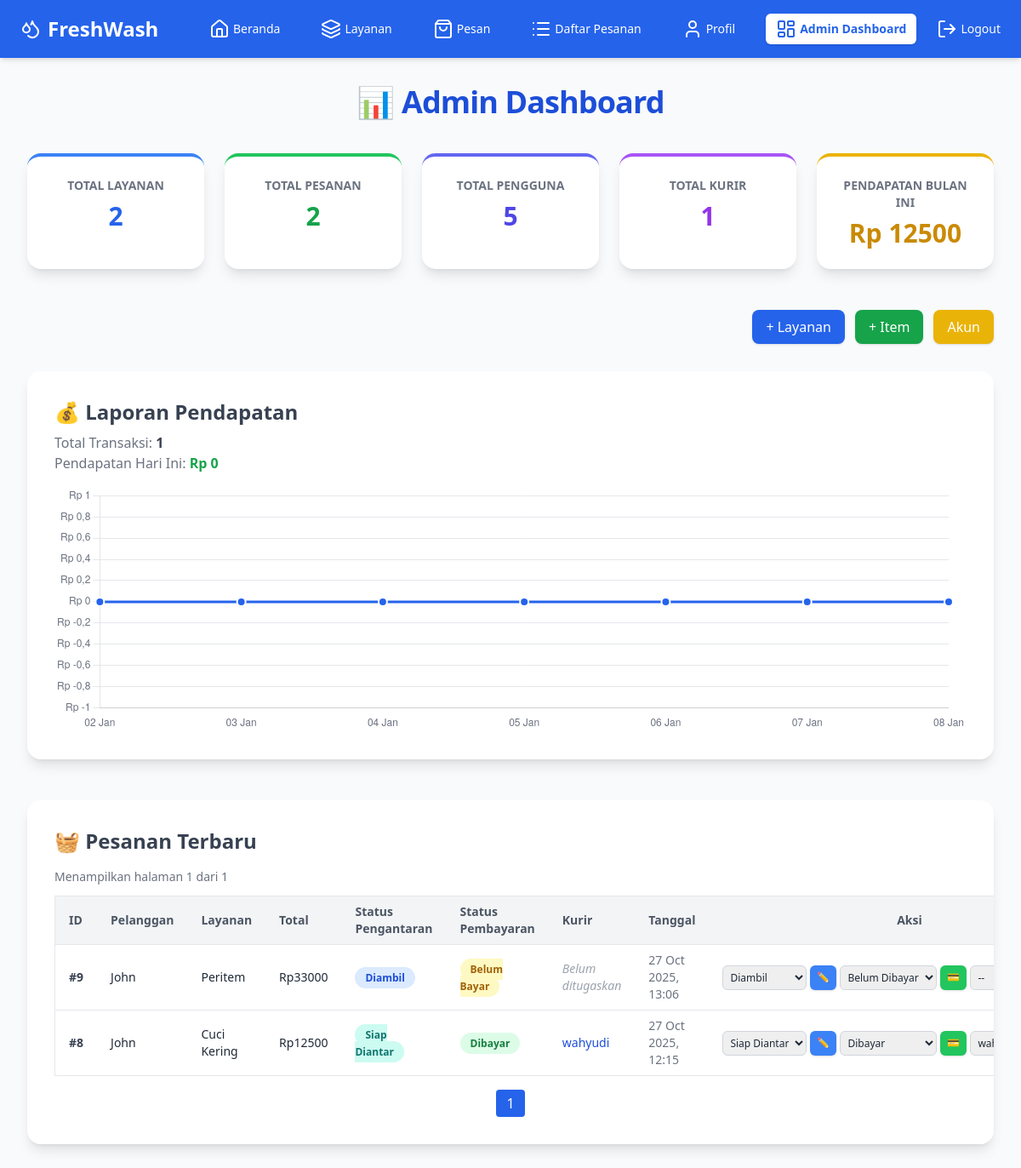
/accounts/admin/dashboard/ (signed in), run on the app's committed database.
### orders/models.py (models this page shows, shortened)
class Order(models.Model):
    ORDER_STATUS_CHOICES = [
        ('pending', 'Pending'),
        ('picked_up', 'Diambil'),
        ('processing', 'Diproses'),
        ('ready', 'Siap Diantar'),
        ('delivered', 'Selesai'),
        ('cancelled', 'Dibatalkan'),
    ]
    PAYMENT_STATUS_CHOICES = [
        ('unpaid', 'Belum Dibayar'),
        ('paid', 'Dibayar'),
        ('settlement', 'Selesai'),
    ]
    PAYMENT_CHOICES = [
        ('cod', 'Bayar di Tempat (COD/Tunai)'),
        ('qris', 'QRIS / Transfer Online'),
    ]
    customer = models.ForeignKey(
        settings.AUTH_USER_MODEL,
        on_delete=models.CASCADE,
        related_name='orders'
    )
    service = models.ForeignKey(Service, on_delete=models.PROTECT)
    notified_customer = models.BooleanField(default=False)  # ✅ Tambahan untuk notifikasi
    item_type = models.ForeignKey(LaundryItem, on_delete=models.SET_NULL, null=True, blank=True)
    quantity = models.IntegerField(default=0)
    weight = models.DecimalField(max_digits=6, decimal_places=2, null=True, blank=True)
    items = models.JSONField(blank=True, null=True)
    price_total = models.DecimalField(max_digits=12, decimal_places=2)
    discount_percent = models.DecimalField(max_digits=5, decimal_places=2, null=True, blank=True)
    pickup_address = models.TextField()
    latitude = models.FloatField()
    longitude = models.FloatField()
    scheduled_pickup = models.DateTimeField()
    order_status = models.CharField(max_length=20, choices=ORDER_STATUS_CHOICES, default='pending')
    payment_status = models.CharField(max_length=20, choices=PAYMENT_STATUS_CHOICES, default='unpaid')
    payment_method = models.CharField(max_length=10, choices=PAYMENT_CHOICES, default='cod')
    snap_token = models.CharField(max_length=255, blank=True, null=True)
    transaction_id = models.CharField(max_length=100, blank=True, null=True)
    created_at = models.DateTimeField(auto_now_add=True)
    updated_at = models.DateTimeField(auto_now=True)
    assigned_courier = models.ForeignKey(
        settings.AUTH_USER_MODEL,
        on_delete=models.SET_NULL,
        null=True,
        blank=True,
        related_name='assigned_orders'
    )

### accounts/models.py (models this page shows, shortened)
class User(AbstractUser):
    is_customer = models.BooleanField(default=True)
    is_courier = models.BooleanField(default=False)
    is_staff_member = models.BooleanField(default=False)
    phone = models.CharField(max_length=20, blank=True, null=True)
    address = models.TextField(blank=True, null=True)
    is_verified = models.BooleanField(default=False)

### services/models.py (models this page shows, shortened)
class Service(models.Model):
    SERVICE_TYPE_CHOICES = [
        ('per_kilo', 'Per Kilo'),
        ('per_item', 'Per Item'),
    ]
    DURATION_CHOICES = [
        ('biasa', 'Biasa (2-3 hari)'),
        ('sicepat', 'SiCepat (1 hari)'),
        ('express', 'Express (6 jam)'),
    ]
    name = models.CharField(max_length=100)
    description = models.TextField(blank=True, null=True)
    price = models.DecimalField(max_digits=10, decimal_places=2)
    type = models.CharField(max_length=20, choices=SERVICE_TYPE_CHOICES)
    duration = models.CharField(max_length=20, choices=DURATION_CHOICES, default='biasa')
    image = models.ImageField(upload_to='service_images/', blank=True, null=True)

### accounts/views.py (the view)
# urls.py: path('admin/dashboard/', views.admin_dashboard, name='admin_dashboard'),
@login_required
def admin_dashboard(request):
    if not request.user.is_staff:
        return redirect('accounts:home')
    total_users = User.objects.count()
    total_orders = Order.objects.count()
    total_services = Service.objects.count()
    couriers = User.objects.filter(is_courier=True)
    total_couriers = couriers.count()
    paid_orders = Order.objects.filter(payment_status="paid")
    total_income = paid_orders.aggregate(total=Sum("price_total"))["total"] or 0
    today = now().date()
    today_income = paid_orders.filter(created_at__date=today).aggregate(total=Sum("price_total"))["total"] or 0
    total_transactions = paid_orders.count()
    income_chart_labels = []
    income_chart_data = []
    for i in range(6, -1, -1):  # 7 hari ke belakang
        day = today - timedelta(days=i)
        income_day = paid_orders.filter(created_at__date=day).aggregate(total=Sum("price_total"))["total"] or 0
        income_chart_labels.append(day.strftime("%d %b"))  # Contoh: "10 Okt"
        income_chart_data.append(float(income_day))
    recent_orders_list = Order.objects.select_related(
        "customer", "service", "assigned_courier"
    ).order_by("-created_at")
    recent_transactions_list = paid_orders.select_related("customer").order_by("-created_at")
    orders_page_number = request.GET.get("orders_page", 1)
    transactions_page_number = request.GET.get("transactions_page", 1)
    orders_paginator = Paginator(recent_orders_list, 10)  # 10 item per halaman
    transactions_paginator = Paginator(recent_transactions_list, 10)
    recent_orders = orders_paginator.get_page(orders_page_number)
    recent_transactions = transactions_paginator.get_page(transactions_page_number)
    context = {
        "total_users": total_users,
        "total_orders": total_orders,
        "total_services": total_services,
        "total_couriers": total_couriers,
        "total_income": total_income,
        "today_income": today_income,
        "total_transactions": total_transactions,
        "recent_orders": recent_orders,
        "recent_transactions": recent_transactions,
        "couriers": couriers,
        "income_chart_labels": income_chart_labels,
        "income_chart_data": income_chart_data,
        "orders_paginator": orders_paginator,
        "transactions_paginator": transactions_paginator,
    }
    return render(request, "accounts/admin_dashboard.html", context)

### accounts/templates/accounts/admin_dashboard.html (shortened to what this page needs)
{% extends 'base.html' %}
{% block content %}
<div class="min-h-screen bg-gray-50 p-8">
  <h1 class="text-4xl font-bold text-blue-700 mb-10 text-center tracking-tight">
    📊 Admin Dashboard
  </h1>
  <div class="grid grid-cols-1 md:grid-cols-5 gap-6 mb-12">
    <div class="bg-white p-6 rounded-2xl shadow-lg text-center border-t-4 border-blue-500 hover:shadow-xl transition-all duration-300">
      <h2 class="text-sm font-semibold text-gray-500 uppercase">Total Layanan</h2>
      <p class="text-3xl font-bold text-blue-600 mt-2">{{ total_services }}</p>
    </div>
    <div class="bg-white p-6 rounded-2xl shadow-lg text-center border-t-4 border-green-500 hover:shadow-xl transition-all duration-300">
      <h2 class="text-sm font-semibold text-gray-500 uppercase">Total Pesanan</h2>
      <p class="text-3xl font-bold text-green-600 mt-2">{{ total_orders }}</p>
    </div>
    <div class="bg-white p-6 rounded-2xl shadow-lg text-center border-t-4 border-indigo-500 hover:shadow-xl transition-all duration-300">
      <h2 class="text-sm font-semibold text-gray-500 uppercase">Total Pengguna</h2>
      <p class="text-3xl font-bold text-indigo-600 mt-2">{{ total_users }}</p>
    </div>
    <div class="bg-white p-6 rounded-2xl shadow-lg text-center border-t-4 border-purple-500 hover:shadow-xl transition-all duration-300">
      <h2 class="text-sm font-semibold text-gray-500 uppercase">Total Kurir</h2>
      <p class="text-3xl font-bold text-purple-600 mt-2">{{ total_couriers }}</p>
    </div>
    <div class="bg-white p-6 rounded-2xl shadow-lg text-center border-t-4 border-yellow-500 hover:shadow-xl transition-all duration-300">
      <h2 class="text-sm font-semibold text-gray-500 uppercase">Pendapatan Bulan Ini</h2>
      <p class="text-3xl font-bold text-yellow-600 mt-2">Rp {{ total_income|floatformat:0 }}</p>
    </div>
  </div>
  <div class="flex flex-wrap justify-end mb-8 gap-3">
    <a href="{% url 'services:add_service' %}" class="bg-blue-600 text-white px-4 py-2 rounded-lg hover:bg-blue-700 shadow transition">+ Layanan</a>
    <a href="{% url 'orders:add_laundry_item' %}" class="bg-green-600 text-white px-4 py-2 rounded-lg hover:bg-green-700 shadow transition">+ Item</a>
    <a href="{% url 'accounts:manage_users' %}" class="bg-yellow-500 text-white px-4 py-2 rounded-lg hover:bg-yellow-600 shadow transition">Akun</a>
  </div>
  <div class="bg-white p-8 rounded-2xl shadow-lg mb-12">
    <div class="flex flex-col md:flex-row justify-between items-center mb-4">
      <div>
        <h2 class="text-2xl font-semibold text-gray-700 mb-2">💰 Laporan Pendapatan</h2>
        <p class="text-gray-500">Total Transaksi:
          <span class="font-semibold text-gray-700">{{ total_transactions }}</span>
        </p>
        <p class="text-gray-500">Pendapatan Hari Ini:
          <span class="font-semibold text-green-600">Rp {{ today_income|floatformat:0 }}</span>
        </p>
      </div>
    </div>
    <div class="w-full h-72">
      <canvas id="incomeChart"></canvas>
    </div>
  </div>
  <script>
    const ctx = document.getElementById('incomeChart').getContext('2d');
    const gradient = ctx.createLinearGradient(0, 0, 0, 400);
    gradient.addColorStop(0, 'rgba(37, 99, 235, 0.5)');
    gradient.addColorStop(1, 'rgba(37, 99, 235, 0)');
    new Chart(ctx, {
      type: 'line',
      data: {
        labels: {{ income_chart_labels|safe }},
        datasets: [{
          label: 'Pendapatan (Rp)',
          data: {{ income_chart_data|safe }},
          fill: true,
          backgroundColor: gradient,
          borderColor: '#2563EB',
          borderWidth: 3,
          tension: 0.35,
          pointRadius: 5,
          pointHoverRadius: 8,
          pointBackgroundColor: '#2563EB',
          pointHoverBackgroundColor: '#1E40AF',
          pointBorderColor: '#fff',
          pointBorderWidth: 2,
        }]
      },
      options: {
        responsive: true,
        maintainAspectRatio: false,
        plugins: {
          legend: { display: false },
          tooltip: {
            backgroundColor: 'rgba(17, 24, 39, 0.9)',
            titleFont: { size: 14, weight: 'bold' },
            bodyFont: { size: 13 },
            cornerRadius: 8,
            padding: 10,
            callbacks: {
              label: (ctx) => 'Rp ' + ctx.formattedValue.replace(/\B(?=(\d{3})+(?!\d))/g, '.')
            }
          }
        },
        scales: {
          x: { grid: { display: false }, ticks: { color: '#6B7280' } },
          y: {
            grid: { color: '#E5E7EB' },
            ticks: {
              color: '#6B7280',
              callback: (value) => 'Rp ' + value.toLocaleString('id-ID')
            }
          }
        },
        animation: { duration: 1200, easing: 'easeOutQuart' }
      }
    });
  </script>
  <div class="bg-white p-8 rounded-2xl shadow-lg overflow-x-auto mb-12">
    <h2 class="text-2xl font-semibold mb-4 text-gray-700">🧺 Pesanan Terbaru</h2>
    <p class="text-sm text-gray-500 mb-3">Menampilkan halaman {{ recent_orders.number }} dari {{ recent_orders.paginator.num_pages }}</p>
    <table class="min-w-full border border-gray-200 rounded-lg text-sm">
      <thead class="bg-gray-100 text-gray-600">
        <tr>
          <th class="px-4 py-2 text-left">ID</th>
          <th class="px-4 py-2 text-left">Pelanggan</th>
          <th class="px-4 py-2 text-left">Layanan</th>
          <th class="px-4 py-2 text-left">Total</th>
          <th class="px-4 py-2 text-left">Status Pengantaran</th>
          <th class="px-4 py-2 text-left">Status Pembayaran</th>
          <th class="px-4 py-2 text-left">Kurir</th>
          <th class="px-4 py-2 text-left">Tanggal</th>
          <th class="px-4 py-2 text-center">Aksi</th>
        </tr>
      </thead>
      <tbody>
        {% for order in recent_orders %}
        <tr class="border-t hover:bg-blue-50 transition">
          <td class="px-4 py-2 font-semibold text-gray-700">#{{ order.id }}</td>
          <td class="px-4 py-2">{{ order.customer.username }}</td>
          <td class="px-4 py-2">{{ order.service.name }}</td>
          <td class="px-4 py-2 text-gray-800 font-medium">Rp{{ order.price_total|floatformat:0 }}</td>
          <td class="px-4 py-2">
            <span class="px-3 py-1 rounded-full text-xs font-semibold
              {% if order.order_status == 'pending' %} bg-yellow-100 text-yellow-700
              {% elif order.order_status == 'picked_up' %} bg-blue-100 text-blue-700
              {% elif order.order_status == 'processing' %} bg-indigo-100 text-indigo-700
              {% elif order.order_status == 'ready' %} bg-teal-100 text-teal-700
              {% elif order.order_status == 'delivered' %} bg-green-100 text-green-700
              {% elif order.order_status == 'cancelled' %} bg-red-100 text-red-700
              {% else %} bg-gray-100 text-gray-600 {% endif %}">
              {{ order.get_order_status_display }}
            </span>
          </td>
          <td class="px-4 py-2">
            {% if order.payment_status == 'paid' %}
              <span class="bg-green-100 text-green-700 px-3 py-1 rounded-full text-xs font-semibold">Dibayar</span>
            {% else %}
              <span class="bg-yellow-100 text-yellow-700 px-3 py-1 rounded-full text-xs font-semibold">Belum Bayar</span>
            {% endif %}
          </td>
          <td class="px-4 py-2">
            {% if order.assigned_courier %}
              <span class="text-sm font-medium text-blue-700">{{ order.assigned_courier.username }}</span>
            {% else %}
              <span class="text-sm text-gray-400 italic">Belum ditugaskan</span>
            {% endif %}
          </td>
          <td class="px-4 py-2 text-gray-500 text-sm">{{ order.created_at|date:"d M Y, H:i" }}</td>
          <td class="px-4 py-2 text-center">
            <div class="flex items-center justify-center gap-1">
              <form action="{% url 'orders:update_order_status' order.id %}" method="post" class="flex gap-1">
                <select name="order_status" class="border border-gray-300 rounded-md text-xs px-1 py-1">
                  {% for value, label in order.ORDER_STATUS_CHOICES %}
                    <option value="{{ value }}" {% if order.order_status == value %}selected{% endif %}>{{ label }}</option>
                  {% endfor %}
                </select>
                <button type="submit" class="bg-blue-500 hover:bg-blue-600 text-white px-2 py-1 rounded-md text-xs shadow">✏️</button>
              </form>
              <form action="{% url 'orders:update_payment_status' order.id %}" method="post" class="flex gap-1">
                <select name="payment_status" class="border border-gray-300 rounded-md text-xs px-1 py-1">
                  {% for value, label in order.PAYMENT_STATUS_CHOICES %}
                    <option value="{{ value }}" {% if order.payment_status == value %}selected{% endif %}>{{ label }}</option>
                  {% endfor %}
                </select>
                <button type="submit" class="bg-green-500 hover:bg-green-600 text-white px-2 py-1 rounded-md text-xs shadow">💳</button>
              </form>
              <form action="{% url 'orders:assign_courier' order.id %}" method="post" class="flex gap-1">
                <select name="courier" class="border border-gray-300 rounded-md text-xs px-1 py-1">
                  <option value="">--</option>
                  {% for courier in couriers %}
                    <option value="{{ courier.id }}" {% if order.assigned_courier == courier %}selected{% endif %}>{{ courier.username }}</option>
                  {% endfor %}
                </select>
              </form>
            </div>
          </td>
        </tr>
        {% empty %}
        <tr><td colspan="9" class="text-center py-4 text-gray-500">Belum ada pesanan.</td></tr>
        {% endfor %}
      </tbody>
    </table>
    <div class="mt-4 flex justify-center space-x-2">
      {% for num in recent_orders.paginator.page_range %}
        {% if num == recent_orders.number %}
          <span class="px-3 py-1 bg-blue-600 text-white rounded">{{ num }}</span>
        {% elif num >= recent_orders.number|add:-2 and num <= recent_orders.number|add:2 %}
          <a href="?orders_page={{ num }}" class="px-3 py-1 bg-gray-200 rounded hover:bg-gray-300">{{ num }}</a>
        {% endif %}
      {% endfor %}
    </div>
  </div>
</div>
{% endblock %}

### data on the page
Order: id "9", customer.username "John", service.name "Peritem", price_total "33000", order_status "Diambil", shows "Belum Bayar", shows "Belum ditugaskan", created_at "27 Oct 2025, 13:06", payment_status "Belum Dibayar"
Order: id "8", customer.username "John", service.name "Cuci Kering", price_total "12500", order_status "Siap Diantar", shows "Dibayar", assigned_courier.username "wahyudi", created_at "27 Oct 2025, 12:15", payment_status "Dibayar", courier "wahyudi"

### other printed values
{{ total_services }} "2"
{{ total_orders }} "2"
{{ total_users }} "5"
{{ total_couriers }} "1"
{{ total_income|floatformat:0 }} "12500"
{{ total_transactions }} "1"
{{ today_income|floatformat:0 }} "0"
{{ recent_orders.number }} "1"
{{ recent_orders.paginator.num_pages }} "1"
{{ num }} "1"
chart data {{ income_chart_data|safe }} [0.0, 0.0, 0.0, 0.0, 0.0, 0.0, 0.0]
